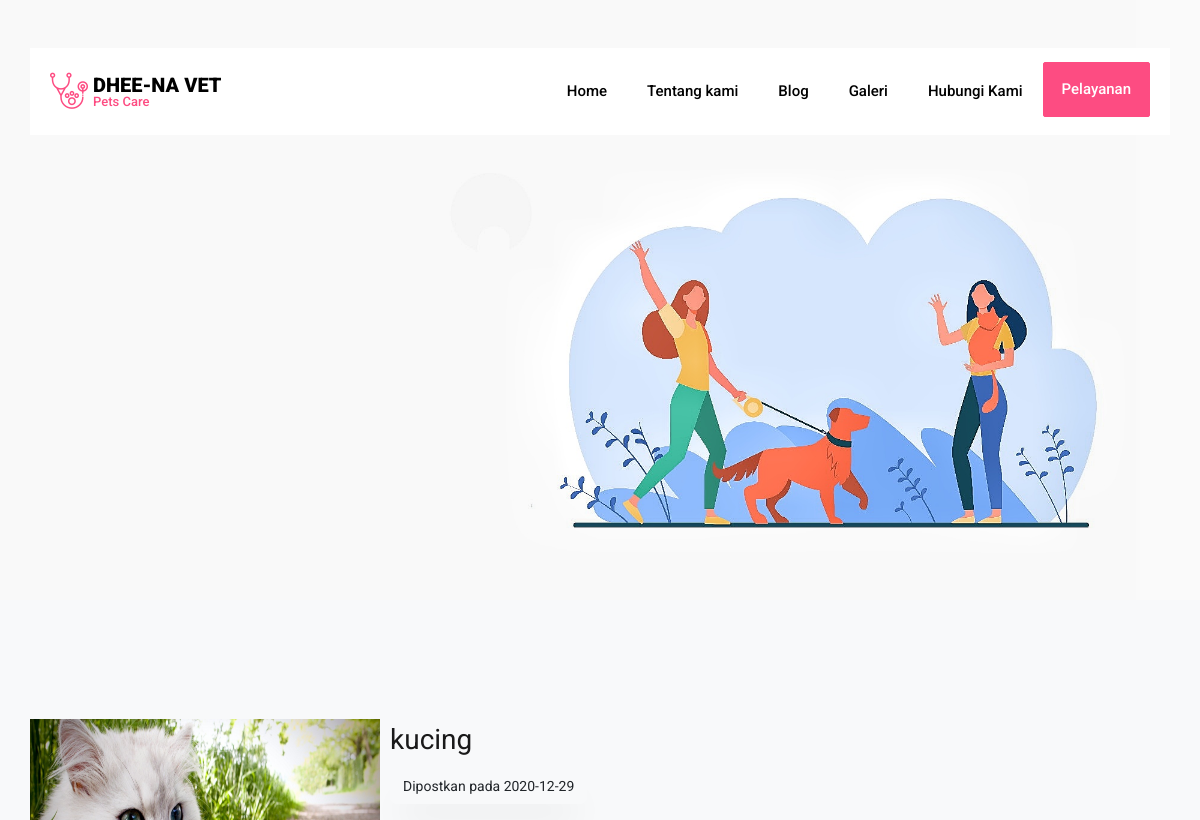
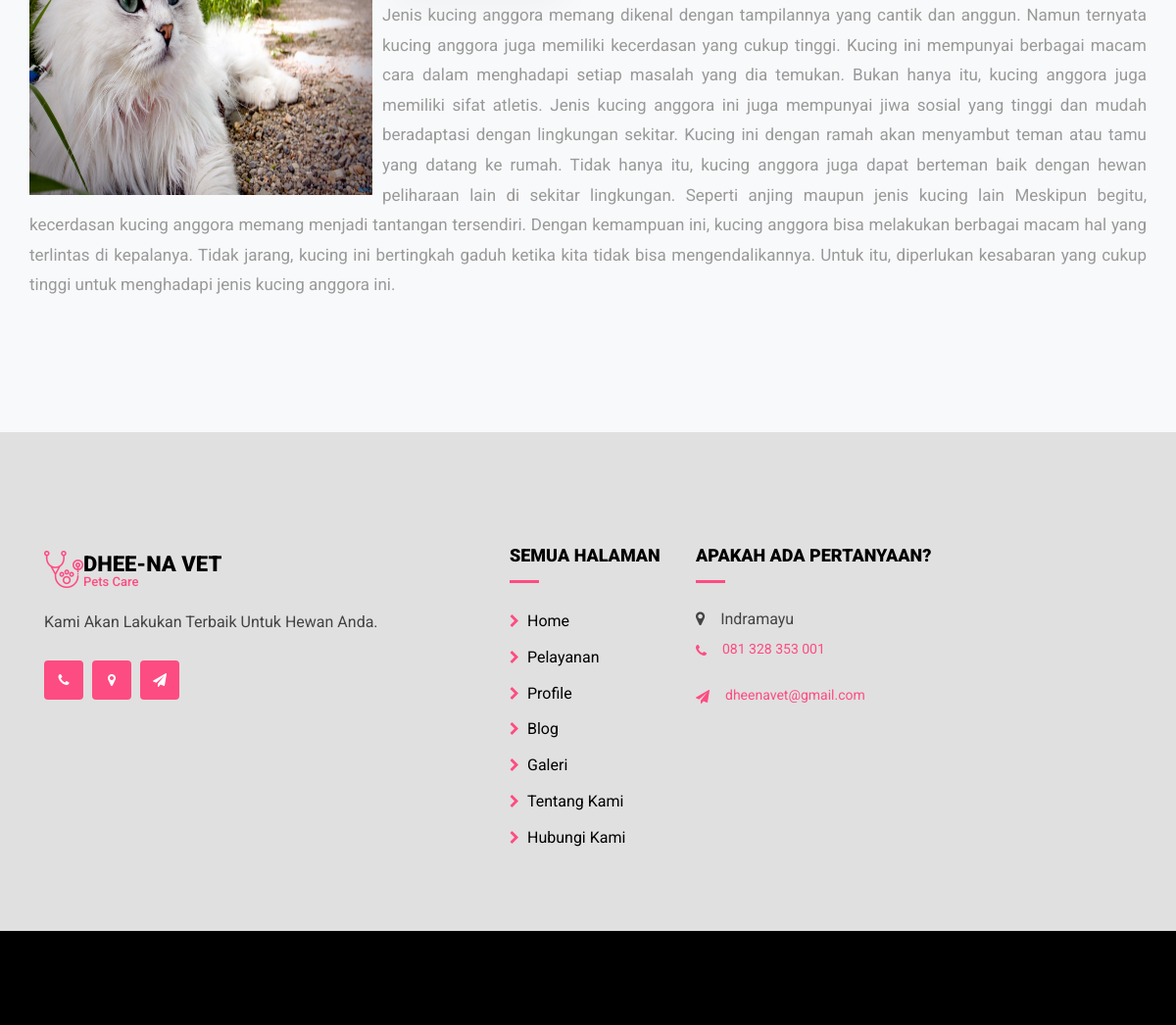
The page /lihatblog.php?id=4 on the database its author committed (2 pictures, top to bottom).
### tables this page shows
CREATE TABLE `blog` (
  `id` int(11) NOT NULL,
  `judul` varchar(200) NOT NULL,
  `isi` text NOT NULL,
  `tgl` date NOT NULL,
  `gambar` text NOT NULL
);

### lihatblog.php (the view, shortened to what this page needs)
<!DOCTYPE html>
<html lang="en">
<head>
  <link rel="stylesheet" href="https://stackpath.bootstrapcdn.com/font-awesome/4.7.0/css/font-awesome.min.css">
  <link rel="stylesheet" href="css/animate.css">
  <link rel="stylesheet" href="css/owl.carousel.min.css">
  <link rel="stylesheet" href="css/owl.theme.default.min.css">
  <link rel="stylesheet" href="css/magnific-popup.css">
  <link rel="stylesheet" href="css/bootstrap-datepicker.css">
  <link rel="stylesheet" href="css/jquery.timepicker.css">
  <link rel="stylesheet" href="css/flaticon.css">
  <link rel="stylesheet" href="css/style.css">
</head>
<body>
 <div class="wrap">
</div>
<nav class="navbar navbar-expand-lg navbar-dark ftco_navbar bg-dark ftco-navbar-light" id="ftco-navbar">
  <div class="container">
    <a class="navbar-brand d-flex align-items-center" href="index.html"><span class="flaticon flaticon-stethoscope"></span><h1>DHEE-NA VET<span class="mini">Pets Care</span></h1></a>
    <div class="collapse navbar-collapse" id="ftco-nav">
        <ul class="navbar-nav ml-auto">
         <li class="nav-item"><a href="index_user.php" class="nav-link">Home</a></li>
          <li class="nav-item"><a href="tentangkami.html" class="nav-link">Tentang kami</a></li>
          <li class="nav-item"><a href="blog.php" class="nav-link">Blog</a></li>
          <li class="nav-item"><a href="galeri.php" class="nav-link">Galeri</a></li>
          <li class="nav-item"><a href="hubungi.php" class="nav-link">Hubungi Kami</a></li>
          <li class="nav-item cta"><a href="pelayanan.php" class="nav-link">Pelayanan</a></li>
      </ul>
    </div>
  </div>
</nav>
<section class="hero-wrap hero-wrap-2" style="background-image: url('images/bg10.jpeg');" data-stellar-background-ratio="0.5">
  <div class="container">
    <div class="row no-gutters slider-text align-items-end justify-content-start">
   </div>
 </div>
</section>
<section class="ftco-section bg-light">
  <div class="container">
<?php
$koneksi = mysqli_connect("localhost","root","","adminpetcare");
$ambil_data = mysqli_query($koneksi, "select * from blog where id='$_GET[id]'");
$hasil_data = mysqli_fetch_array($ambil_data);
?>
<div class="paragraphs">
  <div class="row">
    <div class="span12 well">
      <img class="img-polaroid" src="images/<?=$hasil_data['gambar'];?>" style="width:350px; height: 300px; float:left; margin-right:10px;"/>
      <div class="content-heading"><h3><?=$hasil_data['judul'];?></h3></div>
      <p><a href="#" class="btn btn-inverse">Dipostkan pada <?=$hasil_data['tgl'];?></a> </p>
      <p style="text-align:justify;"><?=$hasil_data['isi'];?></p>
    </div>
  </div>
</div>
</div>
</section>
<footer class="ftco-footer">
  <div class="container mb-5 pb-4">
    <div class="row">
      <div class="col-lg col-md-6">
        <div class="ftco-footer-widget">
          <h2 class="logo d-flex align-items-center">
            <a href="#" class="d-flex align-items-center">
              <div class="icon"><span class="flaticon-stethoscope flaticon"></span></div>
              <div class="logo1">
                <span> DHEE-NA VET</span>
                <span class="sub">Pets Care</span>
              </div>
            </a>
          </h2>
          <p>Kami Akan Lakukan Terbaik Untuk Hewan Anda.</p>
          <ul class="ftco-footer-social list-unstyled mt-4">
            <li><a href="hubungi.html"><span class="fa fa-phone"></span></a></li>
            <li><a href="hubungi.html"><span class="fa fa-map-marker"></span></a></li>
            <li><a href="hubungi.html"><span class="fa fa-paper-plane"></span></a></li>
          </ul>
        </div>
      </div>
      <div class="col-lg-2 col-md-6">
        <div class="ftco-footer-widget">
          <h2 class="ftco-heading-2">Semua Halaman</h2>
          <ul class="list-unstyled">
            <li><a href="index.html"><span class="fa fa-chevron-right mr-2"></span>Home</a></li>
            <li><a href='pelayanan.html'><span class="fa fa-chevron-right mr-2"></span>Pelayanan</a></li>
            <li><a href="profil.html"><span class="fa fa-chevron-right mr-2"></span>Profile</a></li>
            <li><a href="blog.html"><span class="fa fa-chevron-right mr-2"></span>Blog</a></li>
            <li><a href="galeri.php"><span class="fa fa-chevron-right mr-2"></span>Galeri</a></li>
            <li><a href="tentang kami.html"><span class="fa fa-chevron-right mr-2"></span>Tentang Kami</a></li>
            <li><a href="hubungi.html"><span class="fa fa-chevron-right mr-2"></span>Hubungi Kami</a></li>
          </ul>
        </div>
      </div>
      <div class="col-lg col-md-6">
        <div class="ftco-footer-widget">
          <h2 class="ftco-heading-2">Apakah Ada Pertanyaan?</h2>
          <div class="block-23 mb-3">
            <ul>
              <li><span class="fa fa-map-marker mr-3"></span><span class="text">Indramayu</span></li>
              <li><a href="#"><span class="fa fa-phone mr-3"></span><span class="text">081 328 353 001</span></a></li>
              <li><a href="#"><span class="fa fa-paper-plane mr-3"></span><span class="text">dheenavet@gmail.com</span></a></li>
            </ul>
          </div>
        </div>
      </div>
    </div>
  </div>
  <div class="container-fluid bg-primary py-5">
  </div>
</footer>
</body>
</html>

### rows shown on the page
blog: gambar (picture), judul "kucing", tgl "2020-12-29", isi "Jenis kucing anggora memang dikenal dengan tampilannya yang cantik dan anggun. Namun ternyata kucing anggora juga memiliki kecerdasan yang cukup tinggi. Kucing ini mempunyai berbagai macam cara dalam menghadapi setiap masalah yang dia temukan. Bukan hanya itu, kucing anggora juga memiliki sifat atletis. Jenis kucing anggora ini juga mempunyai jiwa sosial yang tinggi dan mudah beradaptasi dengan lingkungan sekitar. Kucing ini dengan ramah akan menyambut teman atau tamu yang datang ke rumah. Tidak hanya itu, kucing anggora juga dapat berteman baik dengan hewan peliharaan lain di sekitar lingkungan. Seperti anjing maupun jenis kucing lain Meskipun begitu, kecerdasan kucing anggora memang…"
